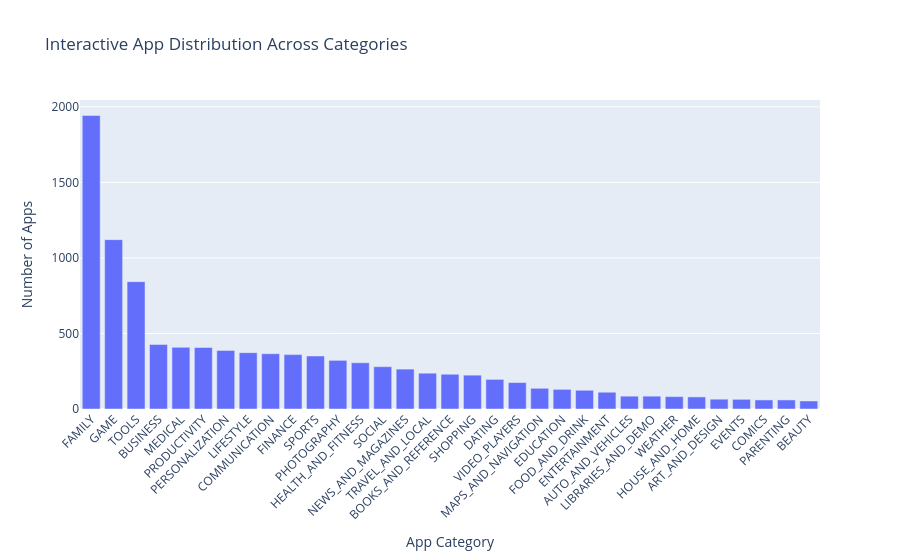

Here is the notebook cell this chart was saved with:
### Code cell
import plotly.express as px
category_data = apps_df['Category'].value_counts().reset_index()

category_data.columns = ['Category', 'Number_of_Apps']

fig = px.bar(
    category_data,
    x='Category',
    y='Number_of_Apps',
    title='Interactive App Distribution Across Categories',
    labels={
        'Category': 'App Category',
        'Number_of_Apps': 'Number of Apps'
    }
)

fig.update_layout(
    xaxis_tickangle=-45
)

fig.show()

### Figure 1 — Plotly figure (JSON) as saved in the notebook; plotly's stock layout.template omitted (floating-point values rounded to 4 significant figures)
{"data": [{"hovertemplate": "App Category=%{x}<br>Number of Apps=%{y}<extra></extra>", "legendgroup": "", "marker": {"color": "#636efa", "pattern": {"shape": ""}}, "name": "", "orientation": "v", "showlegend": false, "textposition": "auto", "type": "bar", "x": ["FAMILY", "GAME", "TOOLS", "BUSINESS", "MEDICAL", "PRODUCTIVITY", "PERSONALIZATION", "LIFESTYLE", "COMMUNICATION", "FINANCE", "SPORTS", "PHOTOGRAPHY", "HEALTH_AND_FITNESS", "SOCIAL", "NEWS_AND_MAGAZINES", "TRAVEL_AND_LOCAL", "BOOKS_AND_REFERENCE", "SHOPPING", "DATING", "VIDEO_PLAYERS", "MAPS_AND_NAVIGATION", "EDUCATION", "FOOD_AND_DRINK", "ENTERTAINMENT", "AUTO_AND_VEHICLES", "LIBRARIES_AND_DEMO", "WEATHER", "HOUSE_AND_HOME", "ART_AND_DESIGN", "EVENTS", "COMICS", "PARENTING", "BEAUTY"], "xaxis": "x", "y": [1943, 1121, 843, 427, 408, 407, 388, 373, 366, 360, 351, 322, 306, 280, 264, 237, 230, 224, 196, 175, 137, 130, 124, 111, 85, 85, 82, 80, 65, 64, 60, 60, 53], "yaxis": "y"}], "layout": {"barmode": "relative", "legend": {"tracegroupgap": 0}, "title": {"text": "Interactive App Distribution Across Categories"}, "xaxis": {"anchor": "y", "domain": [0, 1], "tickangle": -45, "title": {"text": "App Category"}}, "yaxis": {"anchor": "x", "domain": [0, 1], "title": {"text": "Number of Apps"}}}}
